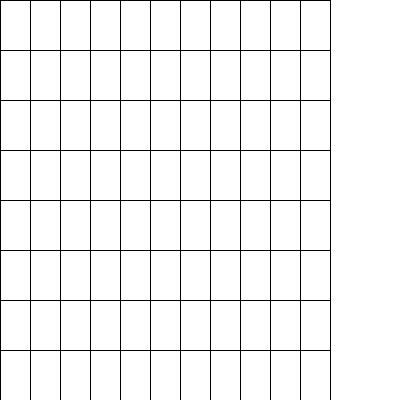
Frame 1 (no input)
Frame 60 (the mouse pressed at the canvas centre just before this capture): identical to frame 1, image omitted
Frame 120 (the mouse held since frame 60 and released just before this capture): identical to frame 1, image omitted

The Processing sketch that drew this single still picture (run headless with seeded random() and noise(); from frame 60 on, the mouse is pressed at the canvas centre):

// Processing sketch: week04_1_uno_for_rect
// ── week04_1_uno_for_rect.pde
void setup(){
  size(400,400);
}
int [][] card=new int[8][11];
void draw(){
  background(255);
  for(int i=0;i<8;i++){
    for(int j=0;j<11;j++){
      rect(j*30,i*50,30,50);
    }
  }
}
